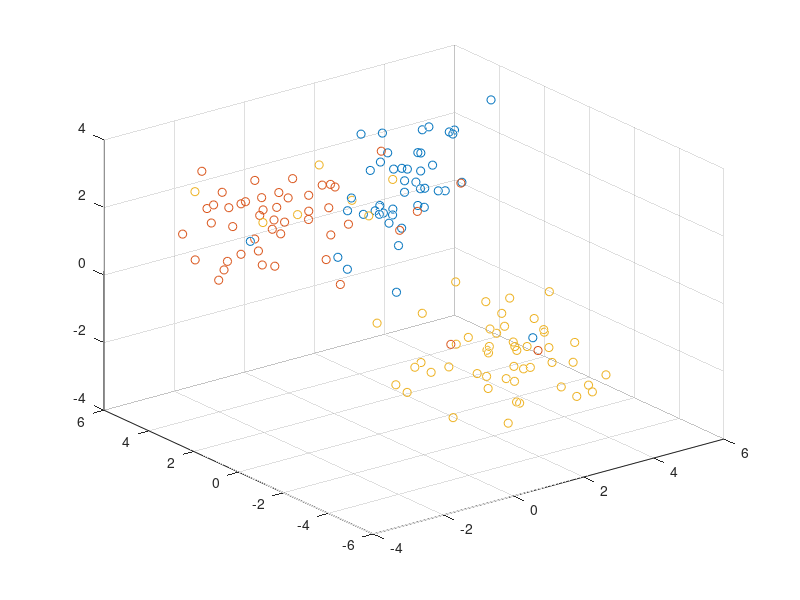

The MATLAB source for this figure:
clear;
clc;
close all;

dataTrain = csvread ('data_train_PNN.csv');
dataValid = csvread ('data_test_PNN.csv');

jumlahAtribut = size(dataTrain,2)-1;

data_kelas = dataTrain(:,jumlahAtribut+1);

dt = dataTrain(:,1:jumlahAtribut);

%klasifikasi data
dt_0 = dt(find(data_kelas==0),:); 
dt_1 = dt(find(data_kelas==1),:); 
dt_2 = dt(find(data_kelas==2),:);

%pembuatan scatter plot
figure
scatter3(dt_0(:,1),dt_0(:,2),dt_0(:,3),'r*');
hold on
scatter3(dt_1(:,1),dt_1(:,2),dt_1(:,3),'g*');
hold on
scatter3(dt_2(:,1),dt_2(:,2),dt_2(:,3),'b*');
hold off

%perulangan untuk perhitungan probabilistic density function
s = 1;
for i=1:size(dataValid)
    for j=1:size(dt_0)
        g(i,1) = (exp(-(abs((dataValid(i,1)-dt_0(j,1)^2)+((dataValid(i,2)-dt_0(j,2))^2)+((dataValid(i,3)-dt_0(j,3))^2))/2*s^2)))
        f(i,1) = sum(g(i,1))/size(dt_0,1);
    end
    for k=1:size(dt_1)
        g(i,2) = (exp(-(abs((dataValid(i,1)-dt_1(k,1))^2)+((dataValid(i,2)-dt_1(k,2))^2)+((dataValid(i,3)-dt_1(k,3))^2))/2*s^2))
        f(i,2) = sum(g(i,2))/size(dt_1,2);
    end
    for l=1:size(dt_2)
        g(i,3) = (exp(-(abs((dataValid(i,1)-dt_2(l,1))^2)+((dataValid(i,2)-dt_2(l,2))^2)+((dataValid(i,3)-dt_2(l,3))^2))/2*s^2))
        f(i,3) = sum(g(i,3))/size(dt_2,3);
    end

%perulangan untuk mencari max dari f
for i = 1:size(f)
    fmax(i,1)=max(f(i,1:3))
    if (find(fmax(i,1) == f(i,1)))
        hasil(i,1)=0;
    elseif (find(fmax(i,1) == f(i,2)))
        hasil(i,1)=1;
    elseif (find(fmax(i,1) == f(i,3)))
        hasil(i,1)=2;
    end
end
end

%masukkan data hasil kedalam file Prediksi.txt
a=hasil.';
fid=fopen('Prediksi.txt','wt');
fprintf(fid, '%1s\r\n');
fprintf(fid, '%f\r\n',a);
fclose(fid);
